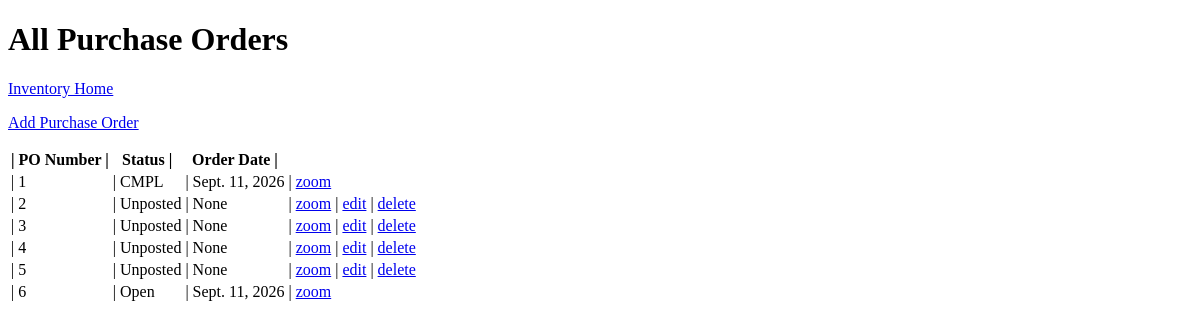
The page /inventory/purchase_orders/ on the database as committed earlier.
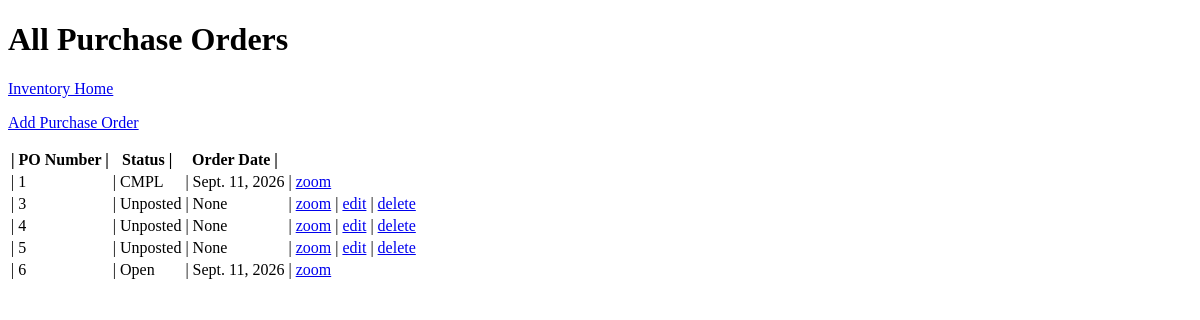
The same page on the database as committed later.
### inventory/models.py (models this page shows, shortened)
class Purchase_Order(models.Model):
    class Status(models.TextChoices):
        UNPOSTED = 'UPST', ('Unposted')
        OPEN = 'OPEN', ('Open')
        COMPLETE = 'CMPL', ('Complete')
    po_num = models.IntegerField(primary_key=True)
    order_date = models.DateField(null=True, blank=True)
    status = models.TextField(choices=Status.choices, default='Unposted', max_length=10)

### inventory/views.py (the view)
# urls.py: path('inventory/purchase_orders/', views.all_pos, name="purchase_order_overview"),
def all_pos(request):
    table = []
    for po in Purchase_Order.objects.all():
        table.append({
            'po_num': po.po_num,
            'date': po.order_date,
            'status': po.status
        })
    return render(request, 'inventory/all_pos.html', {'table': table})

### inventory/templates/inventory/all_pos.html (shortened to what this page needs)
<!DOCTYPE html>
<html lang="en">
<head>
</head>
<body>
	<header>
		<h1>All Purchase Orders</h1>
	</header>
	<p><a href="/inventory/">Inventory Home</a></p>
	<p><a href="/inventory/purchase_orders/add">Add Purchase Order</a></p>
    <table>
        <tbody>
            <tr>
                <th>| PO Number | </th>
                <th>Status | </th>
                <th>Order Date | </th>
            </tr>
                {% for entry in table %}
                    <tr>
                        <td>| {{ entry.po_num }}</td>
                        <td>| {{ entry.status }}</td>
                        <td>| {{ entry.date }}</td>
                        <td>| <a href="/inventory/purchase_orders/zoom/{{ entry.po_num }}">zoom</a></td>
                        {% if entry.status == 'Unposted' %}
                            <td>| <a href="/inventory/purchase_orders/edit/{{ entry.po_num }}">edit</a></td>
                            <td>| <a href="/inventory/purchase_orders/delete/{{ entry.po_num }}/">delete</a></td>
                        {% endif %}
                    </tr>
                {% endfor %}
        </tbody>
    </table>
</body>
</html>

Rows that differ between the two databases and show on the page:
removed Purchase_Order: status "Unposted"
Other text that changed with them:
list line gone: "| 2 | | None | zoom | edit | delete"
